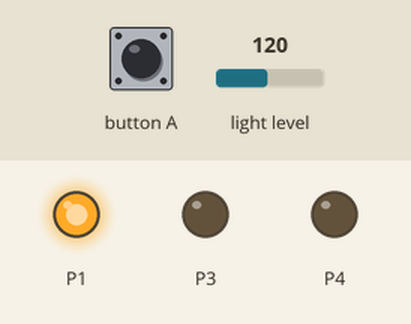
Simulated run of this program. Board: BBC micro:bit (MakeCode). Parts: output pins drawn as LEDs (lit = HIGH). The test bench sets the inputs (shaded band); at power-on: light level 120.

Above: at 1.2 s.
1.3 s: button A pressed for 0.15 s
At 2.38 s:
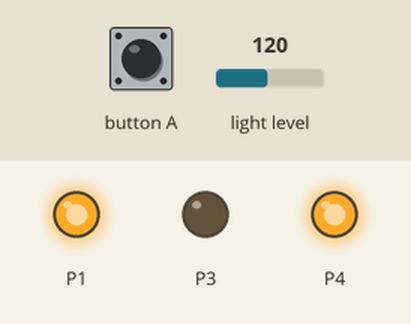
4.8 s: light level set to 5
At 5.38 s:
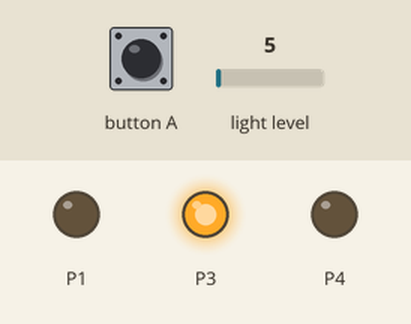
8.3 s: light level set to 47
11.8 s: light level set to 55
At 12.96 s:
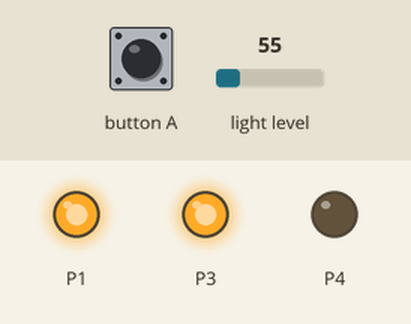
Timing chart, 0 to 16.3 s (numbered marks = the images above; inputs shaded):
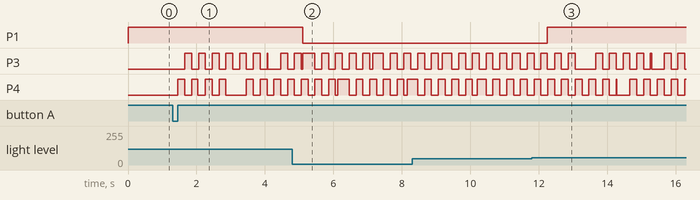

Measured:
- the behaviour switches between 50 and 51 on light level (found by bisection; images 2 and 3)
- after the input at 1.3 s, P3: goes 6 × (HIGH 0.20 s, LOW 0.20 s), HIGH 0.02 s, LOW 0.38 s, HIGH 0.20 s, then LOW, starting after 0.36 s; P4: goes 3 × (HIGH 0.20 s, LOW 0.20 s), HIGH 0.20 s, LOW 0.60 s, 3 × (HIGH 0.20 s, LOW 0.20 s), then HIGH, starting after 0.16 s
- after the input at 4.8 s, P1: HIGH → LOW after 0.30 s
- after the input at 11.8 s, P1: LOW → HIGH after 0.44 s

The program:

main.ts
```typescript
let Blinken = 0
let helligkeit2 = 0
input.onButtonPressed(Button.A, function () {
    if (Blinken) {
        Blinken = 0
    } else {
        Blinken = 1
    }
})
basic.forever(function () {
    while (Blinken) {
        pins.digitalWritePin(DigitalPin.P3, 0)
        pins.digitalWritePin(DigitalPin.P4, 1)
        basic.pause(200)
        pins.digitalWritePin(DigitalPin.P3, 1)
        pins.digitalWritePin(DigitalPin.P4, 0)
        basic.pause(200)
    }
})
basic.forever(function () {
    // Lese die Lichtstärke
    helligkeit2 = input.lightLevel()
    if (helligkeit2 < 50) {
        // Wenn es dunkel ist, schalte die Lampe an P1 aus und die anderen Lampen an P3 und P4 ein
        pins.digitalWritePin(DigitalPin.P1, 0)
        pins.digitalWritePin(DigitalPin.P3, 1)
        pins.digitalWritePin(DigitalPin.P4, 1)
    } else if (helligkeit2 > 50) {
        // Wenn es hell ist, schalte die Lampe an P1 ein und die anderen Lampen an P3 und P4 aus
        pins.digitalWritePin(DigitalPin.P1, 1)
        pins.digitalWritePin(DigitalPin.P3, 0)
        pins.digitalWritePin(DigitalPin.P4, 0)
    }
    basic.pause(1000)
})
```

test.ts
```typescript
// Hier kann man Tests durchführen; diese Datei wird nicht kompiliert, wenn dieses Paket als Erweiterung verwendet wird.
```
